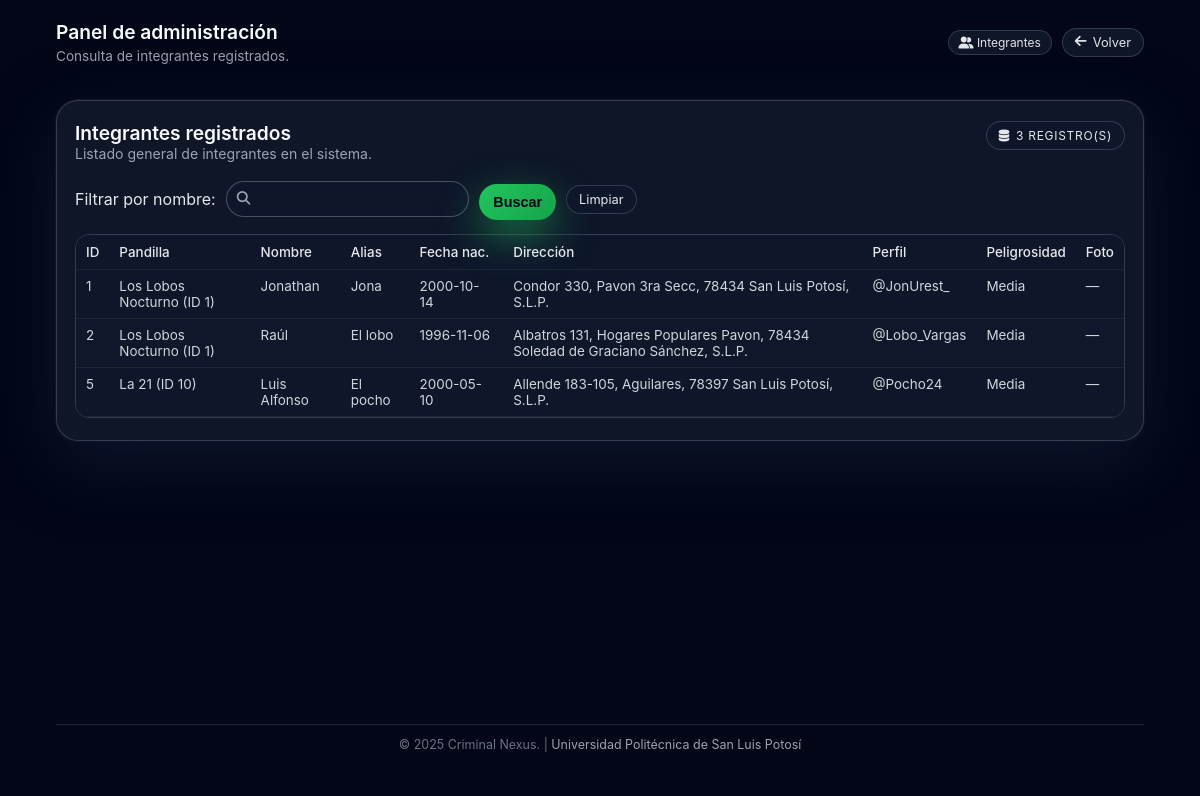
The page /app/administrador/consultaintegrantes.php on the database its author committed.
### tables this page shows
CREATE TABLE `integrante` (
  `id_Integrante` int(11) NOT NULL,
  `id_Pandilla` int(11) DEFAULT NULL,
  `nombre` varchar(100) DEFAULT NULL,
  `apellido_paterno` varchar(50) NOT NULL,
  `apellido_materno` varchar(50) NOT NULL,
  `alias` varchar(50) DEFAULT NULL,
  `fecha_de_nacimiento` date DEFAULT NULL,
  `dirección` varchar(100) DEFAULT NULL,
  `perfil_red_social` varchar(100) DEFAULT NULL,
  `foto` blob DEFAULT NULL
);

CREATE TABLE `pandillas` (
  `id_Pandilla` int(11) NOT NULL,
  `nombre` varchar(100) DEFAULT NULL,
  `descripcion` text DEFAULT NULL,
  `lider` varchar(100) DEFAULT NULL,
  `numero_aproximado_de_integrantes` int(11) DEFAULT NULL,
  `edades_aproximadas` varchar(50) DEFAULT NULL,
  `perfil_Red_Social` varchar(100) DEFAULT NULL,
  `edades` varchar(50) DEFAULT NULL,
  `Horario_de_reunion` varchar(50) DEFAULT NULL,
  `peligrosidad` enum('Baja','Media','Alta','') DEFAULT NULL,
  `direccion` int(11) DEFAULT NULL,
  `fecha_de_aniversario` date DEFAULT NULL
);

### app/administrador/consultaintegrantes.php (the view, shortened to what this page needs)
<?php
require __DIR__ . '/../php/conexion.php';
$nombreFiltro = trim($_POST['nombre'] ?? '');
$sql = "
    SELECT
        i.id_Integrante,
        i.id_Pandilla,
        p.nombre AS nombre_pandilla,
        i.nombre,
        i.alias,
        i.fecha_de_nacimiento,
        i.`dirección` AS direccion,
        i.perfil_red_social,
        p.peligrosidad,
        i.foto
    FROM integrante i
    LEFT JOIN pandillas p ON i.id_Pandilla = p.id_Pandilla
";
$sql .= " ORDER BY i.id_Integrante ASC";
$stmt = mysqli_prepare($conexion, $sql);
mysqli_stmt_execute($stmt);
$resultado = mysqli_stmt_get_result($stmt);
$integrantes = [];
if ($resultado) {
    while ($fila = mysqli_fetch_assoc($resultado)) {
        $integrantes[] = $fila;
    }
}
?>
<!DOCTYPE html>
<html lang="es">
<head>
    <link rel="stylesheet" href="../login.css">
    <link rel="stylesheet"
          href="https://cdnjs.cloudflare.com/ajax/libs/font-awesome/6.5.2/css/all.min.css">
</head>
<body>
<div class="app-shell">
    <header class="app-header">
        <div class="app-header-left">
            <h1 class="app-title">Panel de administración</h1>
            <p class="app-subtitle">Consulta de integrantes registrados.</p>
        </div>
        <div class="app-header-right">
            <span class="badge">
                <i class="fa-solid fa-user-group"></i>&nbsp;Integrantes
            </span>
            <a href="SubmenuIntegrantes.html" class="btn-ghost">
                <i class="fa-solid fa-arrow-left"></i>
                Volver
            </a>
        </div>
    </header>
    <main class="app-main">
        <section class="data-card">
            <div class="data-header">
                <div>
                    <h2>Integrantes registrados</h2>
                    <p>
                        <?php if ($nombreFiltro !== ''): ?>
                            Resultados para: <strong><?php echo htmlspecialchars($nombreFiltro); ?></strong>
                        <?php else: ?>
                            Listado general de integrantes en el sistema.
                        <?php endif; ?>
                    </p>
                </div>
                <span class="data-pill">
                    <i class="fa-solid fa-database"></i>
                    <?php echo count($integrantes); ?> registro(s)
                </span>
            </div>
            <form method="POST" class="filter-form">
                <label for="nombre">Filtrar por nombre:</label>
                <div class="field-inner" style="max-width:260px;">
                    <i class="fa-solid fa-magnifying-glass"></i>
                    <input type="text" name="nombre" id="nombre"
                           value="<?php echo htmlspecialchars($nombreFiltro); ?>">
                </div>
                <button type="submit" class="btn-primary" style="width:auto;">
                    Buscar
                </button>
                <a href="consultaintegrantes.php" class="btn-ghost" style="width:auto;">
                    Limpiar
                </a>
            </form>
            <div class="data-table-wrapper">
                <table>
                    <thead>
                        <tr>
                            <th>ID</th>
                            <th>Pandilla</th>
                            <th>Nombre</th>
                            <th>Alias</th>
                            <th>Fecha nac.</th>
                            <th>Dirección</th>
                            <th>Perfil</th>
                            <th>Peligrosidad</th>
                            <th>Foto</th>
                        </tr>
                    </thead>
                    <tbody>
                    <?php if (empty($integrantes)): ?>
                        <tr>
                            <td colspan="9">No se encontraron integrantes con los criterios especificados.</td>
                        </tr>
                    <?php else: ?>
                        <?php foreach ($integrantes as $row): ?>
                            <tr>
                                <td><?php echo htmlspecialchars($row['id_Integrante']); ?></td>
                                <td>
                                    <?php
                                        if (!empty($row['nombre_pandilla'])) {
                                            echo htmlspecialchars($row['nombre_pandilla']) .
                                                 " (ID " . htmlspecialchars($row['id_Pandilla']) . ")";
                                        } else {
                                            echo "Sin asignar";
                                        }
                                    ?>
                                </td>
                                <td><?php echo htmlspecialchars($row['nombre'] ?? ''); ?></td>
                                <td><?php echo htmlspecialchars($row['alias'] ?? ''); ?></td>
                                <td><?php echo htmlspecialchars($row['fecha_de_nacimiento'] ?? ''); ?></td>
                                <td><?php echo htmlspecialchars($row['direccion'] ?? ''); ?></td>
                                <td><?php echo htmlspecialchars($row['perfil_red_social'] ?? ''); ?></td>
                                <td><?php echo htmlspecialchars($row['peligrosidad'] ?? ''); ?></td>
                                <td>
                                    <?php if (!empty($row['foto'])): ?>
                                        <img src="<?php echo htmlspecialchars($row['foto']); ?>"
                                             alt="Foto"
                                             class="foto-mini">
                                    <?php else: ?>
                                        —
                                    <?php endif; ?>
                                </td>
                            </tr>
                        <?php endforeach; ?>
                    <?php endif; ?>
                    </tbody>
                </table>
            </div>
        </section>
    </main>
    <footer class="site-footer">
        <p>&copy; 2025 Criminal Nexus. |
            <a target="_blank" href="http://upslp.edu.mx/">Universidad Politécnica de San Luis Potosí</a>
        </p>
    </footer>
</div>
</body>
</html>

### app/login.css (style rules this page uses)
*, *::before, *::after { margin: 0; padding: 0; box-sizing: border-box; }
html, body { height: 100%; }
body { font-family: 'Inter', system-ui, -apple-system, BlinkMacSystemFont, "Segoe UI", sans-serif; background: radial-gradient(circle at top, #020617 0, #020617 45%, #020617 100%); color: #e5e7eb; -webkit-font-smoothing: antialiased; }
a { color: inherit; text-decoration: none; }
.site-footer { margin-top: 24px; padding: 12px 16px 16px; text-align: center; font-size: 0.78rem; color: #6b7280; border-top: 1px solid rgba(31, 41, 55, 0.9); }
.site-footer a { color: #9ca3af; }
.field-inner { display: flex; align-items: center; gap: 8px; padding: 9px 10px; border-radius: 999px; border: 1px solid rgba(75, 85, 99, 0.95); background: rgba(15, 23, 42, 0.96); transition: border-color 0.18s ease, box-shadow 0.18s ease, background-color 0.18s ease; }
.field-inner i { font-size: 0.85rem; color: #9ca3af; }
.field-inner input { flex: 1; border: none; outline: none; background: transparent; color: #e5e7eb; font-size: 0.9rem; }
.btn-primary { margin-top: 6px; width: 100%; border: none; border-radius: 999px; padding: 10px 14px; background: linear-gradient(135deg, #22c55e, #16a34a); color: #020617; font-size: 0.9rem; font-weight: 600; cursor: pointer; display: inline-flex; align-items: center; justify-content: center; gap: 8px; box-shadow: 0 15px 40px rgba(34, 197, 94, 0.55), 0 0 0 1px rgba(15, 23, 42, 0.9); transition: transform 0.12s ease, box-shadow 0.15s ease, filter 0.15s ease; }
.app-shell { min-height: 100vh; max-width: 1120px; margin: 0 auto; padding: 20px 16px 32px; display: flex; flex-direction: column; }
.app-header { display: flex; align-items: center; justify-content: space-between; gap: 12px; margin-bottom: 24px; }
.app-header-left { display: flex; flex-direction: column; gap: 4px; }
.app-title { font-size: 1.2rem; font-weight: 600; color: #f9fafb; }
.app-subtitle { font-size: 0.85rem; color: #9ca3af; }
.app-header-right { display: flex; align-items: center; gap: 10px; }
.badge { padding: 4px 10px; border-radius: 999px; border: 1px solid rgba(55, 65, 81, 0.9); font-size: 0.75rem; color: #e5e7eb; background: rgba(15, 23, 42, 0.96); }
.btn-ghost { border-radius: 999px; border: 1px solid rgba(55, 65, 81, 0.9); background: rgba(15, 23, 42, 0.96); padding: 6px 12px; font-size: 0.8rem; color: #e5e7eb; cursor: pointer; display: inline-flex; align-items: center; gap: 6px; transition: border-color 0.18s ease, background-color 0.18s ease, color 0.18s ease, transform 0.12s ease; }
.btn-ghost i { font-size: 0.85rem; }
.app-main { flex: 1; }

### app/administrador/consultaintegrantes.php (style rules this page uses)
.data-card { margin-top: 12px; border-radius: 22px; background: rgba(15, 23, 42, 0.97); border: 1px solid rgba(55, 65, 81, 0.95); padding: 20px 18px 22px; box-shadow: 0 22px 70px rgba(15, 23, 42, 0.96), 0 0 0 1px rgba(15, 23, 42, 0.95); }
.data-header { display: flex; align-items: flex-start; justify-content: space-between; gap: 16px; margin-bottom: 16px; }
.data-header h2 { font-size: 1.2rem; font-weight: 600; color: #f9fafb; }
.data-header p { font-size: 0.88rem; color: #9ca3af; }
.data-pill { display: inline-flex; align-items: center; padding: 6px 12px; border-radius: 999px; font-size: 0.75rem; letter-spacing: 0.06em; text-transform: uppercase; border: 1px solid rgba(55, 65, 81, 0.9); background: rgba(15, 23, 42, 0.96); color: #e5e7eb; gap: 6px; }
.data-table-wrapper { overflow-x: auto; border-radius: 14px; border: 1px solid rgba(55, 65, 81, 0.9); }
table { width: 100%; border-collapse: collapse; font-size: 0.84rem; }
thead { background: rgba(15, 23, 42, 0.98); }
thead th { text-align: left; padding: 9px 10px; font-weight: 500; color: #e5e7eb; border-bottom: 1px solid rgba(31, 41, 55, 0.9); white-space: nowrap; }
tbody tr:nth-child(even) { background: rgba(15, 23, 42, 0.96); }
tbody tr:nth-child(odd) { background: rgba(15, 23, 42, 0.93); }
tbody td { padding: 8px 10px; border-bottom: 1px solid rgba(31, 41, 55, 0.9); color: #d1d5db; vertical-align: top; }
.filter-form { margin-bottom: 14px; display: flex; flex-wrap: wrap; gap: 10px; align-items: center; }
.filter-form input[type="text"] { min-width: 200px; }

### rows shown on the page
integrante: id_Integrante "1", id_Pandilla.nombre "Los Lobos Nocturno", id_Pandilla "1", nombre "Jonathan", alias "Jona", fecha_de_nacimiento "2000-10-14", dirección "Condor 330, Pavon 3ra Secc, 78434 San Luis Potosí, S.L.P.", perfil_red_social "@JonUrest_", id_Pandilla.peligrosidad "Media"
integrante: id_Integrante "2", id_Pandilla.nombre "Los Lobos Nocturno", id_Pandilla "1", nombre "Raúl", alias "El lobo", fecha_de_nacimiento "1996-11-06", dirección "Albatros 131, Hogares Populares Pavon, 78434 Soledad de Graciano Sánchez, S.L.P.", perfil_red_social "@Lobo_Vargas", id_Pandilla.peligrosidad "Media"
integrante: id_Integrante "5", id_Pandilla.nombre "La 21", id_Pandilla "10", nombre "Luis Alfonso", alias "El pocho", fecha_de_nacimiento "2000-05-10", dirección "Allende 183-105, Aguilares, 78397 San Luis Potosí, S.L.P.", perfil_red_social "@Pocho24", id_Pandilla.peligrosidad "Media"

### other values the page prints
count($integrantes) "3"
